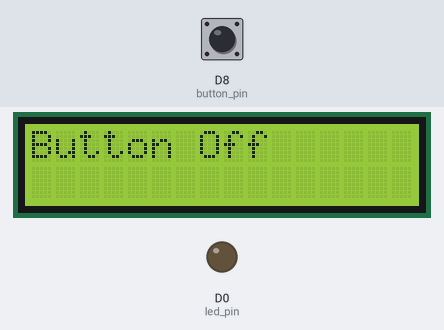
The program below on a simulated ESP8266 (NodeMCU). Shown: 16×2 character LCD, output pins drawn as LEDs (lit = HIGH). The inputs (shaded band) are chosen by the test bench; at power-on: D8 (button_pin) LOW. No radio packets arrive unless stated; what the program prints to the serial monitor is not drawn.

Above: at 3.2 s.
3.3 s: D8 (button_pin) pulled HIGH for 0.15 s
At 3.47 s:
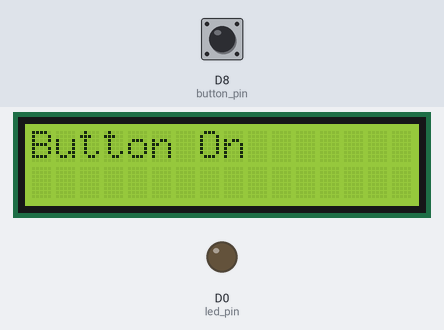
6.4 s: D8 (button_pin) pulled HIGH for 0.15 s
At 7.2 s:
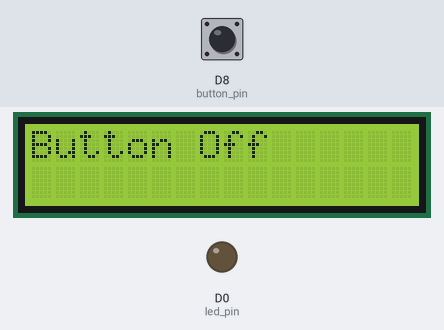
9.5 s: D8 (button_pin) pulled HIGH for 0.15 s
At 9.67 s:
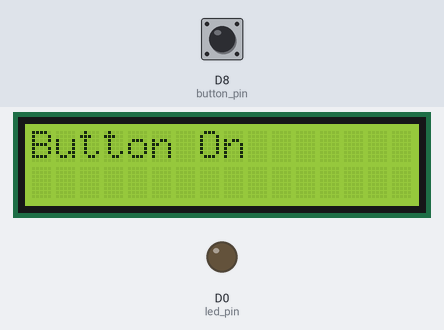
12.6 s: D8 (button_pin) pulled HIGH for 0.15 s
At 13.2 s:
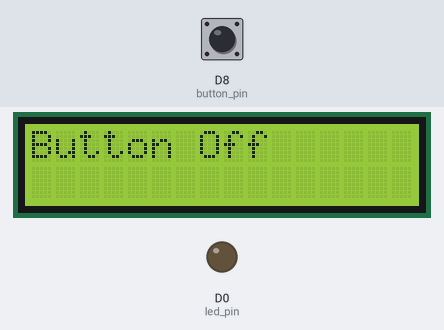
15.7 s: D8 (button_pin) pulled HIGH for 0.15 s
At 15.87 s:
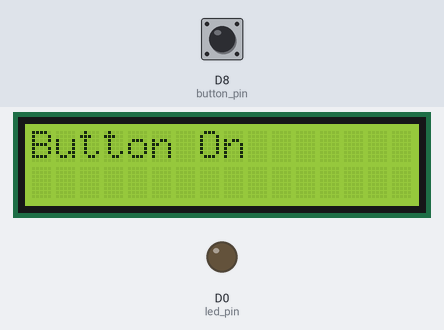
18.8 s: D8 (button_pin) pulled HIGH for 0.15 s
At 20.5 s:
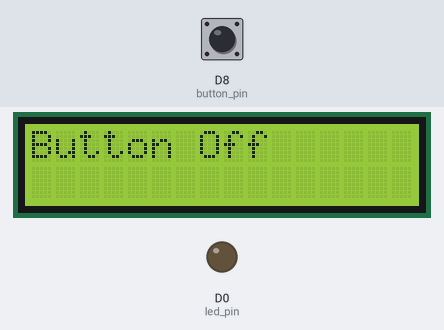
Timing chart, 0 to 22.0 s (numbered marks = the images above; inputs shaded):
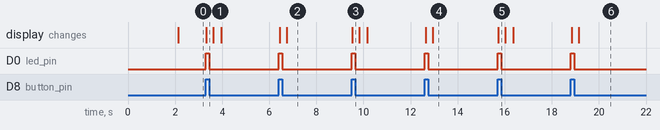

Measured:
- after the input at 3.3 s, D0 (led_pin): LOW → HIGH at once, → LOW 0.15 s later; the display: changes at once (image 1)
- after the input at 6.4 s, D0 (led_pin): LOW → HIGH at once, → LOW 0.15 s later; the display: first changes at once (image 2 shows a later state)
- after the input at 9.5 s, D0 (led_pin): LOW → HIGH at once, → LOW 0.15 s later; the display: changes at once (image 3)
- after the input at 12.6 s, D0 (led_pin): LOW → HIGH at once, → LOW 0.15 s later; the display: first changes at once (image 4 shows a later state)
- after the input at 15.7 s, D0 (led_pin): LOW → HIGH at once, → LOW 0.15 s later; the display: changes at once (image 5)
- after the input at 18.8 s, D0 (led_pin): LOW → HIGH at once, → LOW 0.15 s later; the display: first changes after 0.05 s (image 6 shows a later state)

The program:

main.cpp
```cpp
#include <Arduino.h>
#include <SPI.h>
#include <nRF24L01.h>
#include <RF24.h>
#include <LiquidCrystal_I2C.h>
LiquidCrystal_I2C lcd(0x27, 16, 2);
uint8_t ce_pin = D3;
uint8_t csn_pin = D4;
RF24 radio(ce_pin, csn_pin);     // CE, CSN
const byte address[6] = "00001"; // Byte of array representing the address. This is the address where we will send the data. This should be same on the receiving side.
uint8_t led_pin = D0;
uint8_t button_pin = D8;
boolean button_state = 0;

void setup()
{
  lcd.init();
  lcd.backlight();
  lcd.clear();
  lcd.setCursor(1, 0);
  lcd.print("Transmitter.....");
  Serial.begin(115200);
  pinMode(led_pin, OUTPUT);
  pinMode(button_pin, INPUT);
  radio.begin();                  // Starting the Wireless communication
  radio.openWritingPipe(address); // Setting the address where we will send the data
  radio.setPALevel(RF24_PA_MIN);  // You can set it as minimum or maximum depending on the distance between the transmitter and receiver.
  radio.stopListening();          // This sets the module as transmitter
  delay(2000);
}
void loop()
{
  button_state = digitalRead(button_pin);
  if (button_state == HIGH)
  {
    digitalWrite(led_pin, HIGH);
    Serial.println("Button On");
    lcd.println("Button On");
    const char text[] = "Your Button State is HIGH";
    radio.write(&text, sizeof(text)); // Sending the message to receiver
  }
  else
  {
    digitalWrite(led_pin, LOW);
    const char text[] = "Your Button State is LOW";
    lcd.println("Button Off");
    radio.write(&text, sizeof(text)); // Sending the message to receiver
  }
  radio.write(&button_state, sizeof(button_state)); // Sending the message to receiver
  delay(5);
  lcd.clear();
}
```
